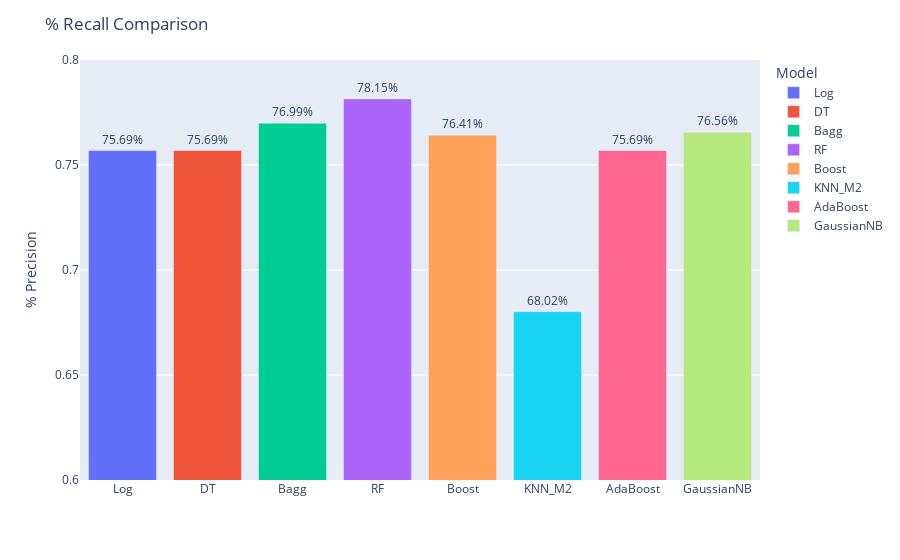

The notebook cell this image was saved under:
### Code cell
categ = ['Log','DT', 'Bagg', 'RF','Boost', 'KNN_M2', 'AdaBoost','GaussianNB']
values = [recall_Log_PCA,recall_TreeGrid, recall_BaggGrid, recall_RFGrid, recall_BoostGrid, recall_KNN_M2, recall_AdaGrid,recall_GNBGrid]


df_recall = pd.DataFrame({'Model': categ, 'Recall': values})

fig = px.bar(df_recall, x='Model', y='Recall', color='Model', range_y=[0.6, 0.8], text='Recall')
fig.update_traces(texttemplate='%{text:.2%}', textposition='outside')
fig.update_layout(
    xaxis_title='',
    yaxis_title='% Precision',
    title='% Recall Comparison'
)
fig.show()

### Figure 1 — Plotly figure (JSON) as saved in the notebook; plotly's stock layout.template omitted (floating-point values rounded to 4 significant figures)
{"data": [{"alignmentgroup": "True", "hovertemplate": "Model=%{x}<br>Recall=%{text}<extra></extra>", "legendgroup": "Log", "marker": {"color": "#636efa", "pattern": {"shape": ""}}, "name": "Log", "offsetgroup": "Log", "orientation": "v", "showlegend": true, "text": [0.7569], "textposition": "outside", "texttemplate": "%{text:.2%}", "type": "bar", "x": ["Log"], "xaxis": "x", "y": [0.7569], "yaxis": "y"}, {"alignmentgroup": "True", "hovertemplate": "Model=%{x}<br>Recall=%{text}<extra></extra>", "legendgroup": "DT", "marker": {"color": "#EF553B", "pattern": {"shape": ""}}, "name": "DT", "offsetgroup": "DT", "orientation": "v", "showlegend": true, "text": [0.7569], "textposition": "outside", "texttemplate": "%{text:.2%}", "type": "bar", "x": ["DT"], "xaxis": "x", "y": [0.7569], "yaxis": "y"}, {"alignmentgroup": "True", "hovertemplate": "Model=%{x}<br>Recall=%{text}<extra></extra>", "legendgroup": "Bagg", "marker": {"color": "#00cc96", "pattern": {"shape": ""}}, "name": "Bagg", "offsetgroup": "Bagg", "orientation": "v", "showlegend": true, "text": [0.7699], "textposition": "outside", "texttemplate": "%{text:.2%}", "type": "bar", "x": ["Bagg"], "xaxis": "x", "y": [0.7699], "yaxis": "y"}, {"alignmentgroup": "True", "hovertemplate": "Model=%{x}<br>Recall=%{text}<extra></extra>", "legendgroup": "RF", "marker": {"color": "#ab63fa", "pattern": {"shape": ""}}, "name": "RF", "offsetgroup": "RF", "orientation": "v", "showlegend": true, "text": [0.7815], "textposition": "outside", "texttemplate": "%{text:.2%}", "type": "bar", "x": ["RF"], "xaxis": "x", "y": [0.7815], "yaxis": "y"}, {"alignmentgroup": "True", "hovertemplate": "Model=%{x}<br>Recall=%{text}<extra></extra>", "legendgroup": "Boost", "marker": {"color": "#FFA15A", "pattern": {"shape": ""}}, "name": "Boost", "offsetgroup": "Boost", "orientation": "v", "showlegend": true, "text": [0.7641], "textposition": "outside", "texttemplate": "%{text:.2%}", "type": "bar", "x": ["Boost"], "xaxis": "x", "y": [0.7641], "yaxis": "y"}, {"alignmentgroup": "True", "hovertemplate": "Model=%{x}<br>Recall=%{text}<extra></extra>", "legendgroup": "KNN_M2", "marker": {"color": "#19d3f3", "pattern": {"shape": ""}}, "name": "KNN_M2", "offsetgroup": "KNN_M2", "orientation": "v", "showlegend": true, "text": [0.6802], "textposition": "outside", "texttemplate": "%{text:.2%}", "type": "bar", "x": ["KNN_M2"], "xaxis": "x", "y": [0.6802], "yaxis": "y"}, {"alignmentgroup": "True", "hovertemplate": "Model=%{x}<br>Recall=%{text}<extra></extra>", "legendgroup": "AdaBoost", "marker": {"color": "#FF6692", "pattern": {"shape": ""}}, "name": "AdaBoost", "offsetgroup": "AdaBoost", "orientation": "v", "showlegend": true, "text": [0.7569], "textposition": "outside", "texttemplate": "%{text:.2%}", "type": "bar", "x": ["AdaBoost"], "xaxis": "x", "y": [0.7569], "yaxis": "y"}, {"alignmentgroup": "True", "hovertemplate": "Model=%{x}<br>Recall=%{text}<extra></extra>", "legendgroup": "GaussianNB", "marker": {"color": "#B6E880", "pattern": {"shape": ""}}, "name": "GaussianNB", "offsetgroup": "GaussianNB", "orientation": "v", "showlegend": true, "text": [0.7656], "textposition": "outside", "texttemplate": "%{text:.2%}", "type": "bar", "x": ["GaussianNB"], "xaxis": "x", "y": [0.7656], "yaxis": "y"}], "layout": {"barmode": "relative", "legend": {"title": {"text": "Model"}, "tracegroupgap": 0}, "margin": {"t": 60}, "title": {"text": "% Recall Comparison"}, "xaxis": {"anchor": "y", "categoryarray": ["Log", "DT", "Bagg", "RF", "Boost", "KNN_M2", "AdaBoost", "GaussianNB"], "categoryorder": "array", "domain": [0, 1], "title": {"text": ""}}, "yaxis": {"anchor": "x", "domain": [0, 1], "range": [0.6, 0.8], "title": {"text": "% Precision"}}}}
